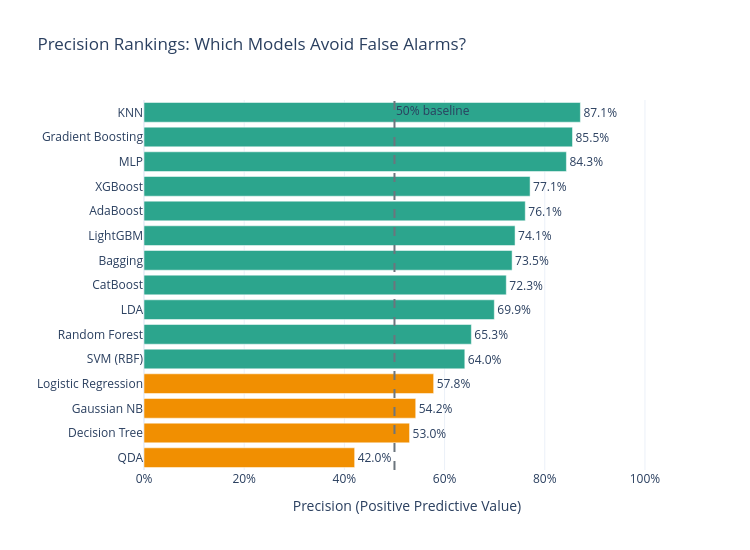

Notebook code cell kept with this figure:
### Markdown cell above
## Chart 2: Precision Rankings

### Code cell
# Precision rankings — horizontal bar chart sorted by precision
df_prec = df_comp.sort_values('precision_1', ascending=True)

fig_prec = go.Figure()
fig_prec.add_trace(go.Bar(
    y=df_prec['model'], x=df_prec['precision_1'],
    orientation='h',
    marker_color=[COLORS['green'] if v >= 0.6 else COLORS['orange'] if v >= 0.4 else COLORS['red']
                  for v in df_prec['precision_1']],
    text=[f'{v:.1%}' for v in df_prec['precision_1']],
    textposition='outside',
))
fig_prec.add_vline(x=0.5, line_dash='dash', line_color=COLORS['gray'],
                   annotation_text='50% baseline')
fig_prec.update_layout(
    title='Precision Rankings: Which Models Avoid False Alarms?',
    xaxis_title='Precision (Positive Predictive Value)',
    xaxis=dict(range=[0, 1.05], tickformat='.0%'),
    yaxis_title='',
    height=550, width=750,
    margin=dict(l=140),
    showlegend=False,
)
fig_prec.show()
save_chart(fig_prec, COMP_SLUG, 'precision_rankings')

### Figure 1 — Plotly figure (JSON) as saved in the notebook; plotly's stock layout.template omitted (floating-point values rounded to 4 significant figures)
{"data": [{"marker": {"color": ["#F18F01", "#F18F01", "#F18F01", "#F18F01", "#2CA58D", "#2CA58D", "#2CA58D", "#2CA58D", "#2CA58D", "#2CA58D", "#2CA58D", "#2CA58D", "#2CA58D", "#2CA58D", "#2CA58D"]}, "orientation": "h", "text": ["42.0%", "53.0%", "54.2%", "57.8%", "64.0%", "65.3%", "69.9%", "72.3%", "73.5%", "74.1%", "76.1%", "77.1%", "84.3%", "85.5%", "87.1%"], "textposition": "outside", "type": "bar", "x": [0.4205, 0.5301, 0.5424, 0.5782, 0.6404, 0.6535, 0.6993, 0.7232, 0.7348, 0.7407, 0.7611, 0.7707, 0.8432, 0.8554, 0.8711], "y": ["QDA", "Decision Tree", "Gaussian NB", "Logistic Regression", "SVM (RBF)", "Random Forest", "LDA", "CatBoost", "Bagging", "LightGBM", "AdaBoost", "XGBoost", "MLP", "Gradient Boosting", "KNN"]}], "layout": {"annotations": [{"showarrow": false, "text": "50% baseline", "x": 0.5, "xanchor": "left", "xref": "x", "y": 1, "yanchor": "top", "yref": "y domain"}], "height": 550, "margin": {"l": 140}, "shapes": [{"line": {"color": "#6c757d", "dash": "dash"}, "type": "line", "x0": 0.5, "x1": 0.5, "xref": "x", "y0": 0, "y1": 1, "yref": "y domain"}], "showlegend": false, "title": {"text": "Precision Rankings: Which Models Avoid False Alarms?"}, "width": 750, "xaxis": {"range": [0, 1.05], "tickformat": ".0%", "title": {"text": "Precision (Positive Predictive Value)"}}, "yaxis": {"title": {"text": ""}}}}
